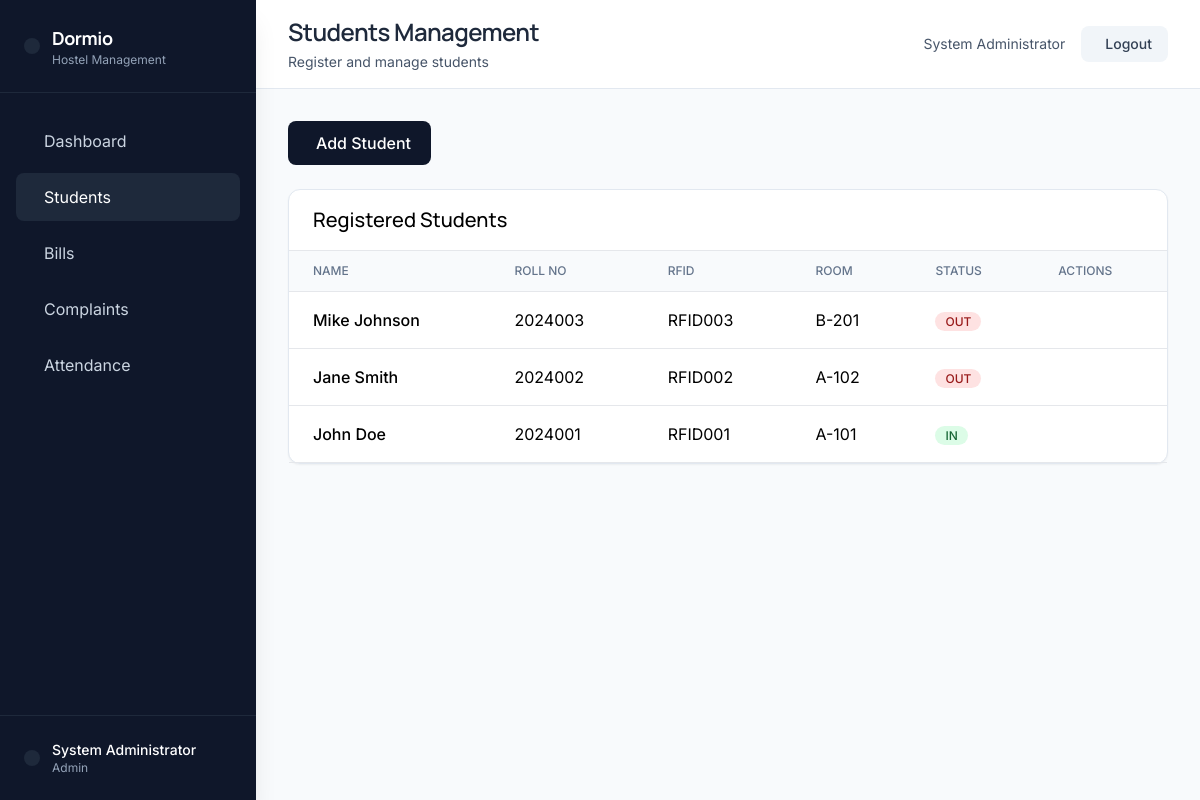
Page /warden/students (signed in) on the committed database.
### models.py (models this page shows, shortened)
class User(UserMixin, db.Model):
    id = db.Column(db.Integer, primary_key=True)
    username = db.Column(db.String(80), unique=True, nullable=False)
    email = db.Column(db.String(120), unique=True, nullable=False)
    password_hash = db.Column(db.String(200), nullable=False)
    role = db.Column(db.String(20), nullable=False)  # student, warden, admin, principal
    full_name = db.Column(db.String(100), nullable=False)
    created_at = db.Column(db.DateTime, default=lambda: datetime.now(timezone.utc))
    is_active = db.Column(db.Boolean, default=True)
    student_profile = db.relationship('Student', backref='user', uselist=False, cascade='all, delete-orphan')

class Student(db.Model):
    id = db.Column(db.Integer, primary_key=True)
    user_id = db.Column(db.Integer, db.ForeignKey('user.id'), unique=True, nullable=False)
    rfid_code = db.Column(db.String(50), unique=True, nullable=False)
    roll_number = db.Column(db.String(50), unique=True, nullable=False)
    room_number = db.Column(db.String(20), nullable=False)
    contact = db.Column(db.String(20), nullable=False)
    semester = db.Column(db.Integer, default=1)
    course = db.Column(db.String(100))
    current_status = db.Column(db.String(10), default='OUT')  # IN or OUT
    created_at = db.Column(db.DateTime, default=lambda: datetime.now(timezone.utc))
    logs = db.relationship('AttendanceLog', backref='student', lazy=True, cascade='all, delete-orphan')
    bills = db.relationship('Bill', backref='student', lazy=True, cascade='all, delete-orphan')
    complaints = db.relationship('Complaint', backref='student', lazy=True, cascade='all, delete-orphan')
    payments = db.relationship('Payment', backref='student', lazy=True, cascade='all, delete-orphan')

### app.py (the view, shortened to what this page needs)
@app.route('/warden/students', methods=['GET', 'POST'])
@login_required
@role_required('warden', 'admin')
def warden_students():
    students = db.session.query(Student, User)\
        .select_from(Student)\
        .join(User, Student.user_id == User.id)\
        .order_by(Student.created_at.desc()).all()
    return render_template('warden/students.html', students=students)

### app.py (called while the page is built)
@login_manager.user_loader
def load_user(user_id):
    return User.query.get(int(user_id))

def role_required(*roles):
    def decorator(f):
        @wraps(f)
        def decorated_function(*args, **kwargs):
            if not current_user.is_authenticated or current_user.role not in roles:
                flash('Access denied. Insufficient permissions.', 'error')
                return redirect(url_for('dashboard'))
            return f(*args, **kwargs)
        return decorated_function
    return decorator

### templates/warden/students.html (shortened to what this page needs)
{% extends "layout.html" %}{% set page_title="Students Management" %}{% set page_subtitle="Register and manage students" %}{% block page_content %}<div class="mb-6"><button onclick="openModal()" class="bg-slate-900 hover:bg-slate-800 text-white font-medium py-2.5 px-5 rounded-lg">Add Student</button></div><div class="bg-white rounded-xl border border-slate-200 shadow-sm"><div class="px-6 py-4 border-b"><h2 class="text-xl font-medium">Registered Students</h2></div>{% if students %}<div class="overflow-x-auto"><table class="w-full"><thead class="bg-slate-50 border-b"><tr><th class="px-6 py-3 text-left text-xs font-medium text-slate-500 uppercase">Name</th><th class="px-6 py-3 text-left text-xs font-medium text-slate-500 uppercase">Roll No</th><th class="px-6 py-3 text-left text-xs font-medium text-slate-500 uppercase">RFID</th><th class="px-6 py-3 text-left text-xs font-medium text-slate-500 uppercase">Room</th><th class="px-6 py-3 text-left text-xs font-medium text-slate-500 uppercase">Status</th><th class="px-6 py-3 text-left text-xs font-medium text-slate-500 uppercase">Actions</th></tr></thead><tbody>{% for student,user in students %}<tr class="border-b hover:bg-slate-50"><td class="px-6 py-4 font-medium">{{user.full_name}}</td><td class="px-6 py-4">{{student.roll_number}}</td><td class="px-6 py-4">{{student.rfid_code}}</td><td class="px-6 py-4">{{student.room_number}}</td><td class="px-6 py-4"><span class="px-2.5 py-0.5 rounded-full text-xs font-medium {%if student.current_status=='IN'%}bg-green-100 text-green-800{%else%}bg-red-100 text-red-800{%endif%}">{{student.current_status}}</span></td><td class="px-6 py-4"></td></tr>{% endfor %}</tbody></table></div>{% else %}<div class="px-6 py-12 text-center"><p class="text-slate-500">No students yet</p></div>{% endif %}</div>{% endblock %}

### templates/layout.html (shortened to what this page needs)
{% extends "base.html" %}
{% block body %}
<div class="flex min-h-screen">
    <aside class="fixed top-0 left-0 h-full w-64 bg-slate-900 text-white shadow-xl z-20 hidden lg:block">
        <div class="px-6 py-6 border-b border-slate-800">
            <div class="flex items-center space-x-3">
                <div class="bg-slate-800 rounded-lg p-2">
                </div>
                <div>
                    <h2 class="text-lg font-bold tracking-tight">Dormio</h2>
                    <p class="text-xs text-slate-400">Hostel Management</p>
                </div>
            </div>
        </div>
        <nav class="px-4 py-6 space-y-2">
            {{ sidebar_content }}
        </nav>
        <div class="absolute bottom-0 left-0 right-0 px-6 py-6 border-t border-slate-800">
            <div class="flex items-center space-x-3">
                <div class="bg-slate-800 rounded-full p-2">
                </div>
                <div class="flex-1">
                    <p class="text-sm font-medium text-white">{{ current_user.full_name }}</p>
                    <p class="text-xs text-slate-400 capitalize">{{ current_user.role }}</p>
                </div>
            </div>
        </div>
    </aside>
    <div class="flex-1 ml-0 lg:ml-64">
        <div class="bg-white border-b border-slate-200 px-8 py-4">
            <div class="flex items-center justify-between">
                <div>
                    <h1 class="text-2xl font-semibold tracking-tight text-slate-800">{{ page_title }}</h1>
                    {% if page_subtitle %}
                    <p class="text-sm text-slate-600 mt-1">{{ page_subtitle }}</p>
                    {% endif %}
                </div>
                <div class="flex items-center space-x-4">
                    <span class="text-sm text-slate-600">{{ current_user.full_name }}</span>
                    <a href="{{ url_for('logout') }}"
                       data-testid="logout-btn"
                       class="bg-slate-100 hover:bg-slate-200 text-slate-700 font-medium py-2 px-4 rounded-lg transition-all text-sm">
                        Logout
                    </a>
                </div>
            </div>
        </div>
        <div class="p-8">
            {% block page_content %}{% endblock %}
        </div>
    </div>
</div>
{% endblock %}

### templates/base.html (shortened to what this page needs)
<!DOCTYPE html>
<html lang="en">
<head>
    <script src="https://cdn.tailwindcss.com"></script>
</head>
<body class="bg-slate-50">
    {% block body %}{% endblock %}
</body>
</html>

### templates/base.html (style rules this page uses)
body { font-family: 'Inter', sans-serif; }
h1, h2, h3, h4, h5, h6 { font-family: 'Manrope', sans-serif; }

### rows in the picture
User: full_name "System Administrator", role "Admin"
Student: full_name "Mike Johnson", roll_number "2024003", rfid_code "RFID003", room_number "B-201", current_status "OUT"
Student: full_name "Jane Smith", roll_number "2024002", rfid_code "RFID002", room_number "A-102", current_status "OUT"
Student: full_name "John Doe", roll_number "2024001", rfid_code "RFID001", room_number "A-101", current_status "IN"

### other values in the picture
{{ sidebar_content }} "Dashboard Students Bills Complaints Attendance"
{{ page_title }} "Students Management"
{{ page_subtitle }} "Register and manage students"
